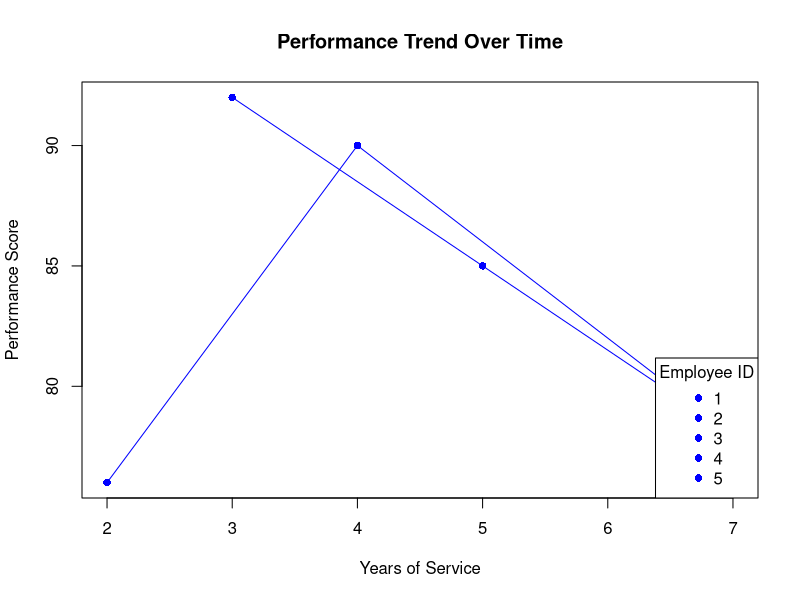
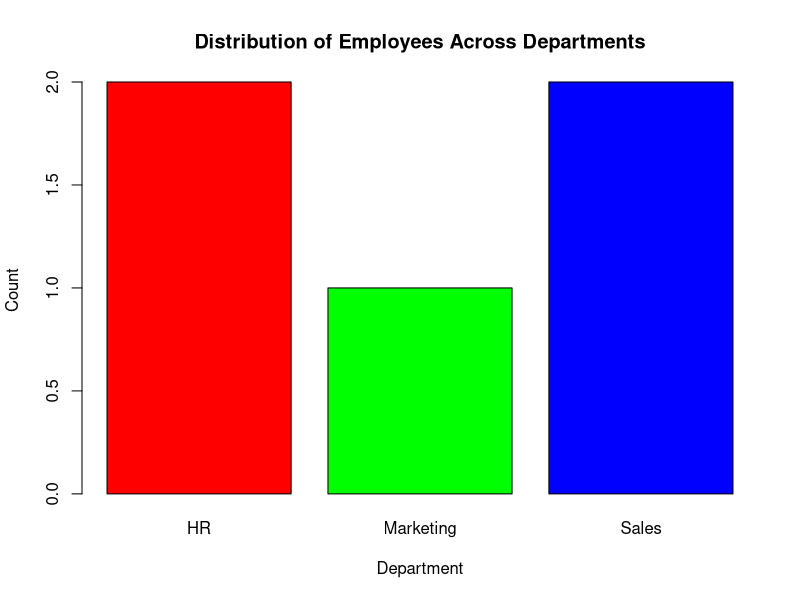
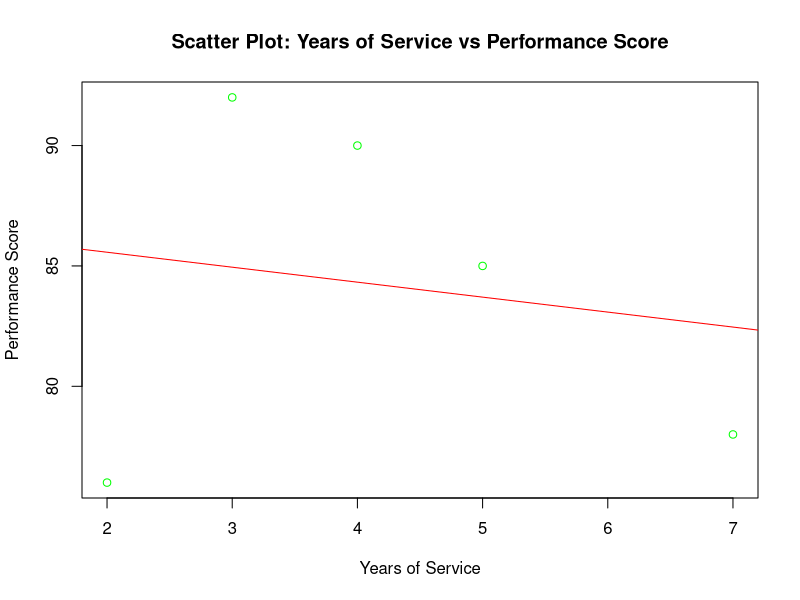

Reproduce these figures in R, in order.
# Employee data
employee_data <- data.frame(
  Employee_ID = 1:5,
  Department = c("Sales", "HR", "Marketing", "Sales", "HR"),
  Years_of_Service = c(5, 3, 7, 4, 2),
  Performance_Score = c(85, 92, 78, 90, 76)
)

# a. Line chart for performance trend over time
plot(employee_data$Years_of_Service, employee_data$Performance_Score, type = "o", col = "blue",
     xlab = "Years of Service", ylab = "Performance Score",
     main = "Performance Trend Over Time",
     legend.text = "Employee",
     pch = 16)
legend("bottomright", legend = employee_data$Employee_ID, col = "blue", pch = 16, title = "Employee ID")

# b. Bar chart for distribution of employees across different departments
barplot(table(employee_data$Department), col = rainbow(length(unique(employee_data$Department))),
        main = "Distribution of Employees Across Departments",
        xlab = "Department", ylab = "Count")

# c. Scatter plot for correlation between years of service and performance scores
plot(employee_data$Years_of_Service, employee_data$Performance_Score, col = "green",
     xlab = "Years of Service", ylab = "Performance Score",
     main = "Scatter Plot: Years of Service vs Performance Score")

# Add a trendline (linear regression line)
abline(lm(employee_data$Performance_Score ~ employee_data$Years_of_Service), col = "red")

# Add correlation coefficient to the plot
cor_coef <- cor(employee_data$Years_of_Service, employee_data$Performance_Score)
text(1, max(employee_data$Performance_Score), paste("Correlation:", round(cor_coef, 2)), col = "blue")
